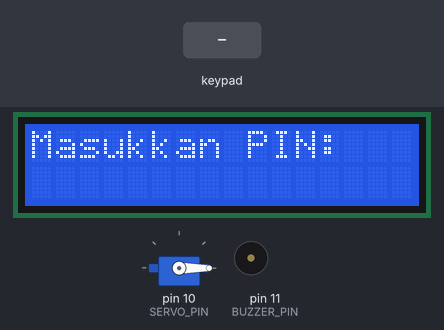
The sketch below on a simulated Arduino Uno, built with avr-gcc and run on an emulated ATmega328P. On the bench: 16×2 character LCD, servo, buzzer (waves = sounding, pin HIGH). The test bench sets the inputs (shaded band). What the sketch prints to the serial monitor is not drawn.

Above: at 1.2 s.
1.3 s: keypad keys 1 2 3 4 pressed 0.4 s apart
At 3.3 s:
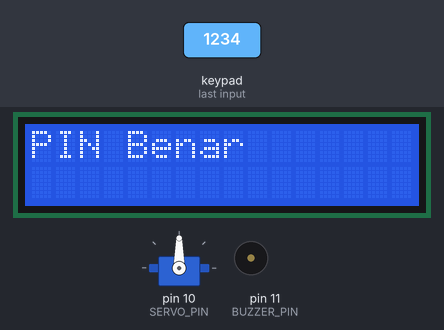
5.9 s: keypad keys 9 8 7 6 pressed 0.4 s apart
At 7.9 s:
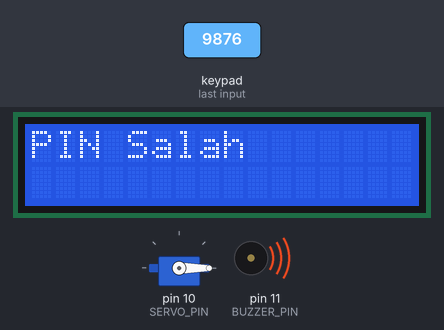
10.5 s: key '1' pressed
At 11.6 s:
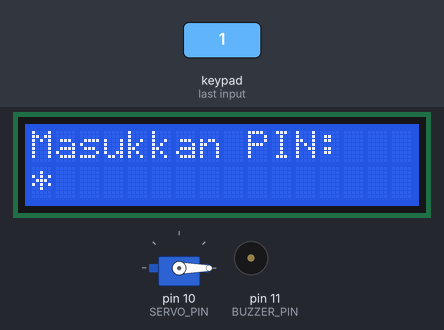
12.0 s: key '2' pressed
At 12.7 s:
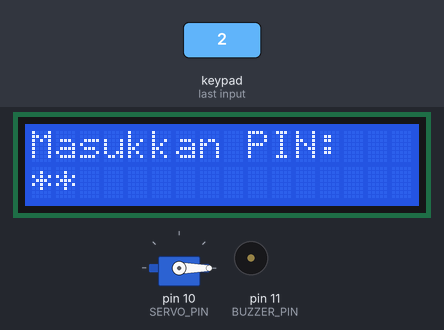
Timing chart, 0 to 14.5 s (numbered marks = the images above; inputs shaded):
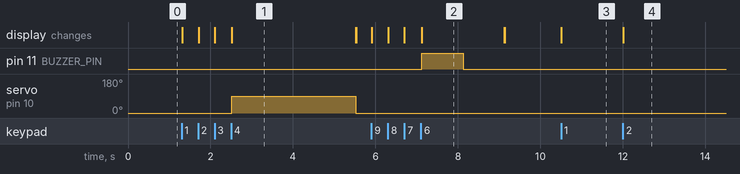

The sketch:

sketch.ino
```cpp
#include <Keypad.h>
#include <Wire.h>
#include <LiquidCrystal_I2C.h>
#include <Servo.h>

#define PASSWORD_LENGTH 4
#define SERVO_PIN 10
#define BUZZER_PIN 11

char Data[PASSWORD_LENGTH + 1];
char Master[PASSWORD_LENGTH + 1] = "1234";
byte data_count = 0;
char customKey;

const byte ROWS = 4;
const byte COLS = 4;

char hexaKeys[ROWS][COLS] = {
  {'1', '2', '3', 'A'},
  {'4', '5', '6', 'B'},
  {'7', '8', '9', 'C'},
  {'*', '0', '#', 'D'}
};

byte rowPins[ROWS] = {9, 8, 7, 6};
byte colPins[COLS] = {5, 4, 3, 2};

Keypad customKeypad = Keypad(makeKeymap(hexaKeys), rowPins, colPins, ROWS, COLS);
LiquidCrystal_I2C lcd(0x27, 16, 2);
Servo myServo;

void setup() {
  Serial.begin(9600);
  lcd.init();
  lcd.backlight();
  myServo.attach(SERVO_PIN);
  pinMode(BUZZER_PIN, OUTPUT);
  ServoClose();
}

void loop() {
  lcd.setCursor(0, 0);
  lcd.print("Masukkan PIN:");

  customKey = customKeypad.getKey();
  if (customKey) {
    Data[data_count] = customKey;
    lcd.setCursor(data_count, 1);
    lcd.print("*");
    data_count++;
  }

  if (data_count == PASSWORD_LENGTH) {
    Data[data_count] = '\0';
    Serial.print("PIN dimasukkan: ");
    Serial.println(Data);

    if (strcmp(Data, Master) == 0) {
      lcd.clear();
      lcd.print("PIN Benar");
      Serial.println("PIN Benar");
      ServoOpen();
      delay(3000);
      ServoClose();
    }
    else {
      lcd.clear();
      lcd.print("PIN Salah");
      Serial.println("PIN Salah");
      Buzz();
      delay(1000);
    }
    lcd.clear();
    clearData();
  }
}

void clearData() {
  while (data_count != 0) {
    Data[data_count--] = 0;
  }
  return;
}

void ServoOpen() {
  myServo.write(90);
}

void ServoClose() {
  myServo.write(0);
}

void Buzz() {
  digitalWrite(BUZZER_PIN, HIGH);
  delay(1000);
  digitalWrite(BUZZER_PIN, LOW);
}
```

Measured:
- after the input at 1.3 s, servo on pin 10 (SERVO_PIN): 0° → 90° after 1.2 s, → 0° 3.0 s later; the display: first changes at once (image 1 shows a later state)
- after the input at 5.9 s, pin 11 (BUZZER_PIN): LOW → HIGH after 1.2 s, → LOW 1.0 s later; the display: first changes at once (image 2 shows a later state)
- after the input at 10.5 s, the display: changes at once (image 3)
- after the input at 12.0 s, the display: changes at once (image 4)
- what the display in image 1 shows lasts 3.0 s, from 2.5 s to 5.5 s
- what the display in image 2 shows lasts 2.0 s, from 7.1 s to 9.1 s
